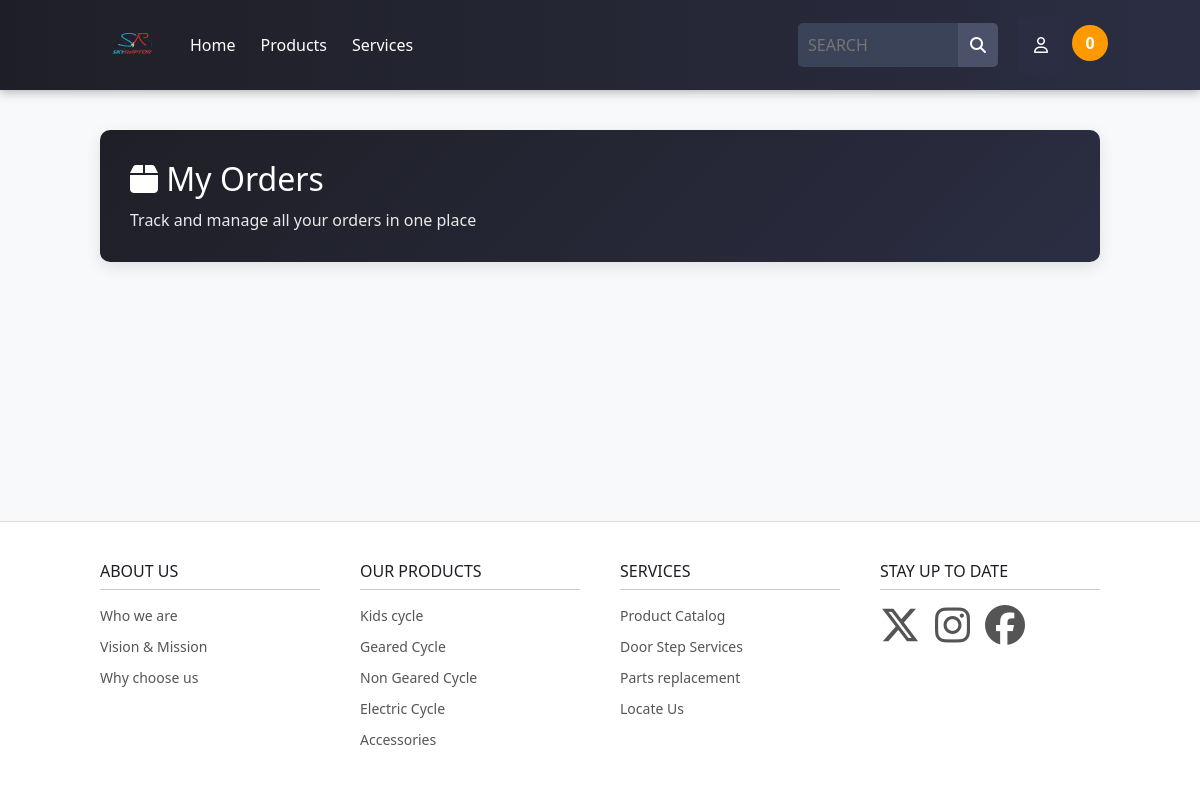
Before: /user_order/ (signed in) with the older database file.
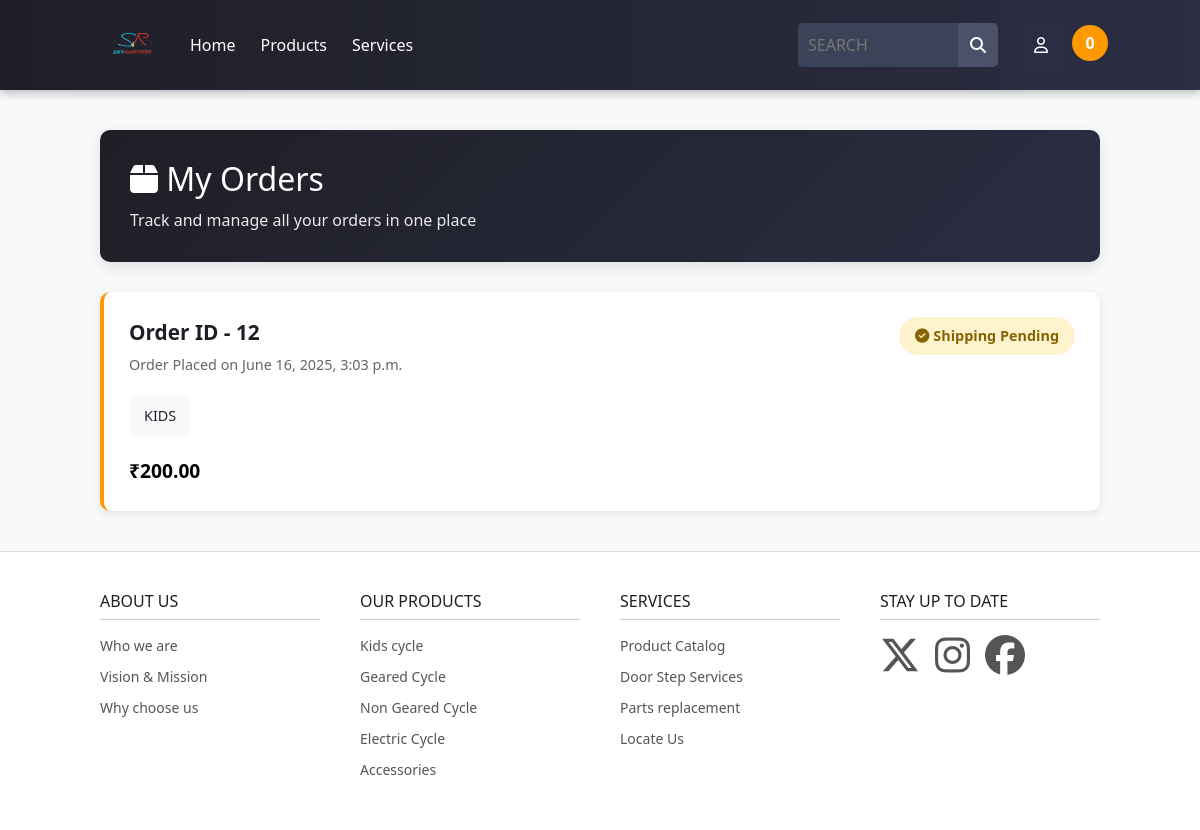
After: the same page with the newer database file.
### payment/models.py (models this page shows, shortened)
class Order(models.Model):
    user = models.ForeignKey(User, on_delete=models.CASCADE, null=True, blank=True)
    full_name = models.CharField(max_length=255)
    phone = models.CharField(max_length=13)
    address = models.TextField(max_length=255)
    amount_paid = models.DecimalField(max_digits=10, decimal_places=2)
    date_ordered = models.DateTimeField(auto_now_add=True)
    shipped = models.BooleanField(default=False)
    date_shipped = models.DateTimeField(null=True, blank=True)

class OrderItem(models.Model):
    user = models.ForeignKey(User, on_delete=models.CASCADE, null=True)
    order = models.ForeignKey(Order, on_delete=models.CASCADE, null=True)
    product = models.ForeignKey(Product, on_delete=models.CASCADE, null=True)
    quantity = models.PositiveBigIntegerField(default=1)
    price = models.DecimalField(max_digits=10, decimal_places=2)

### skyraptor/models.py (models this page shows, shortened)
class Product(models.Model):
    name = models.CharField(max_length=255)
    description = models.TextField()
    price = models.DecimalField(max_digits=10, decimal_places=2)
    Category = models.ForeignKey(Category, on_delete=models.CASCADE, default=1)
    image = models.ImageField(upload_to='uploads/product/')

### skyraptor/views.py (the view)
# urls.py: path('user_order/', views.user_order, name='user_order'),
def user_order(request):
    if request.user.is_authenticated:
        orders = Order.objects.filter(user=request.user)
        order_items = OrderItem.objects.filter(order__in=orders)
        return render(request, 'html/user_order.html', {'orders': orders, 'order_items': order_items})
    else:
        messages.success(request, 'You need to be logged in to view your orders')
        return redirect('home')

### cart/cart.py (called while the page is built)
    def __len__(self):
        return len(self.cart)

### cart/context_processors.py (called while the page is built)
def cart(request):
    return {'cart': Cart(request)}

### skyraptor/templates/html/user_order.html (shortened to what this page needs)
{% load static %}
<!DOCTYPE html>
<html lang="en">
<head>
    <link rel="stylesheet" href="{% static 'css/user_order.css' %}">
    <link href="https://cdn.jsdelivr.net/npm/bootstrap@5.3.6/dist/css/bootstrap.min.css" rel="stylesheet"
>
</head>
<body>
    <nav class="main-nav">
        <div class="nav-left">
            <a href="#" class="logo">
                <img src="{% static 'img/logo.png' %}" alt="Logo" style="height: 50px; width: 65px">
            </a>
            <ul class="main-menu">
                <li><a href="{% url 'home' %}">Home</a></li>
                <li class="has-megamenu">
                    <a href="{% url 'products' %}">Products</a>
                </li>
                <li class="has-megamenu">
                    <a href="#">Services</a>
                </li>
            </ul>
        </div>
        <div class="nav-right">
            <form method="get" action="{% url 'products' %}">
                <div class="search-box">
                    <input type="text" name="q" placeholder="SEARCH" value="{{ request.GET.q }}">
                    <button type="submit">
                        <i class="fa-solid fa-magnifying-glass"></i>
                    </button>
                </div>
            </form>
            <div class="dropdown">
                <button class="dropbtn"><i class="fa-regular fa-user"></i></button>
            </div>
            <a href="{% url 'cart_summary' %}">
                <span class="cart-count" id="cart_quantity">{{ cart|length }}</span>
            </a>
        </div>
    </nav>
    <div class="orders-container">
        <div class="orders-header">
            <h1><i class="fa-solid fa-box"></i> My Orders</h1>
            <p style="margin: 10px 0 0 0; opacity: 0.9;">Track and manage all your orders in one place</p>
        </div>
        <div class="orders-list">
            {% for order in orders %}
            <div class="order-card-wrapper" data-url="{% url 'home_order_views' order.id %}">
                <div class="order-card">
                    <div class="order-card-header">
                        <div>
                            <div class="order-id">Order ID - {{ order.id }}</div>
                            <div class="order-date">Order Placed on {{ order.date_ordered }}</div>
                        </div>
                        {% if order.shipped %}
                        <div class="order-status status-shipped">
                            <i class="fa-solid fa-check-circle"></i> Shipped
                        </div>
                        {% else %}
                        <div class="order-status status-processing">
                            <i class="fa-solid fa-check-circle"></i> Shipping Pending
                        </div>
                        {% endif %}
                    </div>
                    <div class="order-items-preview">
                        {% for item in order_items %}
                        {% if item.order.id == order.id %}
                        <div class="item-preview">
                            <span>{{ item.product.name }}</span>
                        </div>
                        {% endif %}
                        {% endfor %}
                    </div>
                    <div class="order-summary-row">
                        <div class="order-total">₹{{ order.amount_paid }}</div>
                    </div>
                </div>
            </div>
            {% endfor %}
        </div>
    </div>
    <footer class="main-footer">
        <div class="footer-container">
            <div class="footer-links">
                <h3>ABOUT US</h3>
                <ul>
                    <li><a href="#">Who we are</a></li>
                    <li><a href="#">Vision & Mission</a></li>
                    <li><a href="#">Why choose us</a></li>
                </ul>
            </div>
            <div class="footer-links">
                <h3>OUR PRODUCTS</h3>
                <ul>
                    <li><a href="{% url 'category' 'Kids' %}">Kids cycle</a></li>
                    <li><a href="{% url 'category' 'Gear' %}">Geared Cycle</a></li>
                    <li><a href="{% url 'category' 'Non-Gear' %}">Non Geared Cycle</a></li>
                    <li><a href="{% url 'category' 'Electric' %}">Electric Cycle</a></li>
                    <li><a href="{% url 'category' 'Accessories' %}">Accessories</a></li>
                </ul>
            </div>
            <div class="footer-links">
                <h3>SERVICES</h3>
                <ul>
                    <li><a href="#">Product Catalog</a></li>
                    <li><a href="#">Door Step Services</a></li>
                    <li><a href="#">Parts replacement</a></li>
                    <li><a href="#">Locate Us</a></li>
                </ul>
            </div>
            <div class="footer-links">
                <h3>STAY UP TO DATE</h3>
                <ul class="social-icons">
                    <li><a href="https://x.com" target="_blank" aria-label="X">
                            <i class="fa-brands fa-x-twitter"></i>
                        </a></li>
                    <li><a href="https://instagram.com" target="_blank" aria-label="Instagram">
                            <i class="fa-brands fa-instagram"></i>
                        </a></li>
                    <li><a href="https://facebook.com" target="_blank" aria-label="Facebook">
                            <i class="fa-brands fa-facebook"></i>
                        </a></li>
                </ul>
            </div>
        </div>
    </footer>
</body>
</html>

Changed rows visible on the page:
added Order: id "12", date_ordered "June 16, 2025, 3:03 p.m.", shipped False (drawn), amount_paid "200.00"
added OrderItem: product.name "KIDS"
